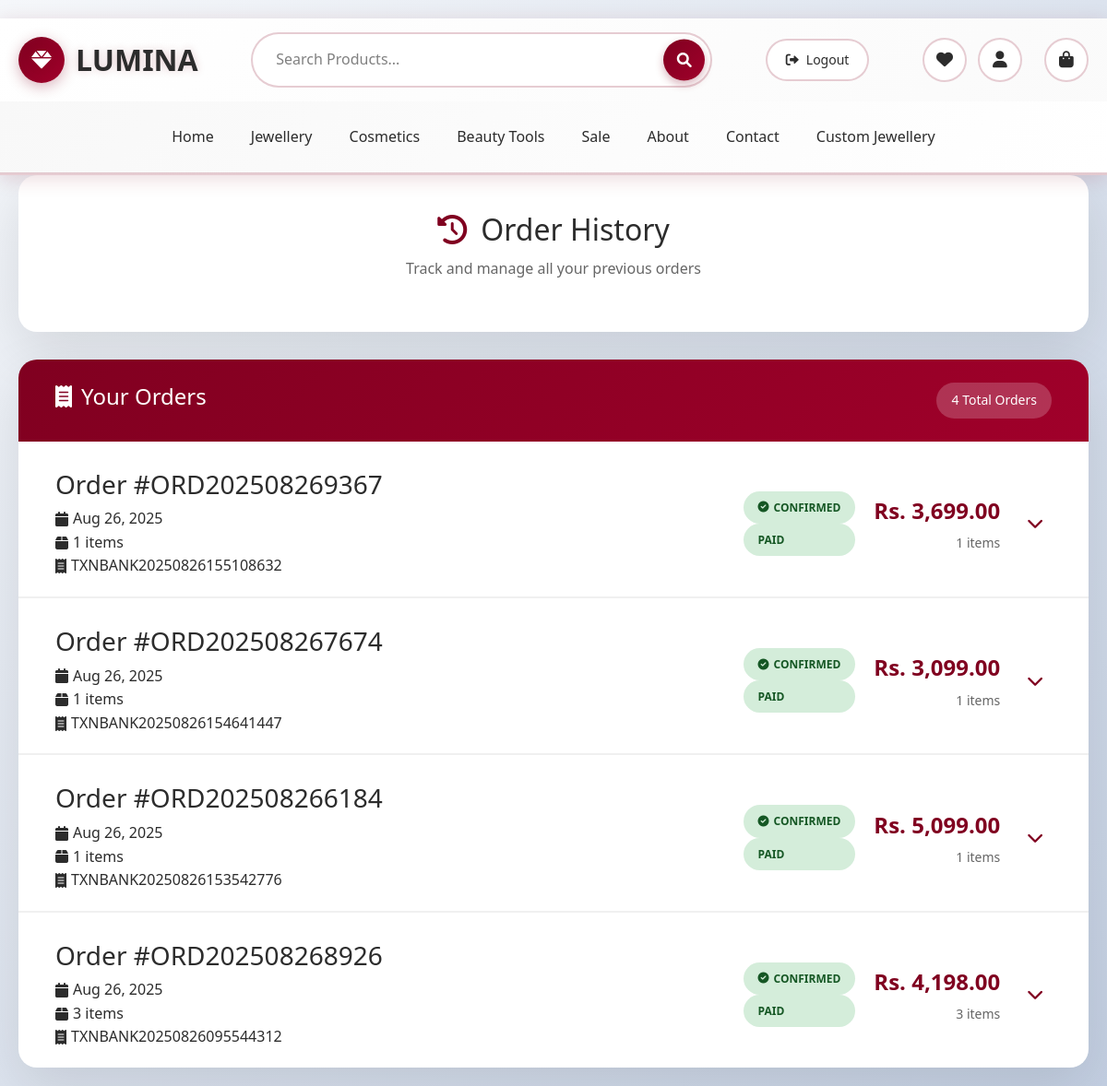
Screenshot of /orders/order_history.php (signed in) with the database file from the repository.
### tables this page shows
CREATE TABLE `orders` (
  `id` int(11) NOT NULL,
  `user_id` int(11) NOT NULL,
  `order_number` varchar(20) NOT NULL,
  `first_name` varchar(50) NOT NULL,
  `last_name` varchar(50) NOT NULL,
  `email` varchar(100) NOT NULL,
  `phone` varchar(20) NOT NULL,
  `address` text NOT NULL,
  `city` varchar(50) NOT NULL,
  `postal_code` varchar(10) DEFAULT NULL,
  `payment_method` enum('jazzcash','easypaisa','card','bank') NOT NULL,
  `payment_status` enum('pending','processing','completed','failed','cancelled') DEFAULT 'pending',
  `transaction_id` varchar(50) DEFAULT NULL,
  `subtotal` decimal(10,2) NOT NULL,
  `shipping_cost` decimal(10,2) NOT NULL,
  `discount_amount` decimal(10,2) DEFAULT 0.00,
  `total_amount` decimal(10,2) NOT NULL,
  `order_status` enum('pending','confirmed','processing','shipped','delivered','cancelled') DEFAULT 'pending',
  `created_at` timestamp NOT NULL DEFAULT current_timestamp(),
  `updated_at` timestamp NOT NULL DEFAULT current_timestamp() ON UPDATE current_timestamp()
);

### orders/order_history.php (the view, shortened to what this page needs)
<?php
include '../includes/header.php';
include '../includes/connection.php';
$user_id = $_SESSION['user_id'];
$orders_per_page = 5;
$page = isset($_GET['page']) ? max(1, intval($_GET['page'])) : 1;
$offset = ($page - 1) * $orders_per_page;
$count_query = "SELECT COUNT(*) as total FROM orders WHERE user_id = ?";
$count_stmt = $conn->prepare($count_query);
$count_stmt->bind_param("i", $user_id);
$count_stmt->execute();
$total_orders = $count_stmt->get_result()->fetch_assoc()['total'];
$orders_query = "SELECT * FROM orders WHERE user_id = ? ORDER BY created_at DESC LIMIT ? OFFSET ?";
$orders_stmt = $conn->prepare($orders_query);
$orders_stmt->bind_param("iii", $user_id, $orders_per_page, $offset);
$orders_stmt->execute();
$orders_result = $orders_stmt->get_result();
function getOrderItems($order_id, $conn) {
    $items_query = "SELECT * FROM order_items WHERE order_id = ?";
    $items_stmt = $conn->prepare($items_query);
    $items_stmt->bind_param("i", $order_id);
    $items_stmt->execute();
    return $items_stmt->get_result()->fetch_all(MYSQLI_ASSOC);
}
function getStatusBadge($status) {
    $badges = [
        'pending' => ['class' => 'status-pending', 'text' => 'Pending', 'icon' => 'fas fa-clock'],
        'confirmed' => ['class' => 'status-confirmed', 'text' => 'Confirmed', 'icon' => 'fas fa-check-circle'],
        'processing' => ['class' => 'status-processing', 'text' => 'Processing', 'icon' => 'fas fa-cogs'],
        'shipped' => ['class' => 'status-shipped', 'text' => 'Shipped', 'icon' => 'fas fa-truck'],
        'delivered' => ['class' => 'status-delivered', 'text' => 'Delivered', 'icon' => 'fas fa-check-double'],
        'cancelled' => ['class' => 'status-cancelled', 'text' => 'Cancelled', 'icon' => 'fas fa-times-circle'],
        'refunded' => ['class' => 'status-refunded', 'text' => 'Refunded', 'icon' => 'fas fa-undo']
    ];
    return $badges[$status] ?? $badges['pending'];
}
function getPaymentStatusBadge($status) {
    $badges = [
        'pending' => ['class' => 'payment-pending', 'text' => 'Pending'],
        'completed' => ['class' => 'payment-completed', 'text' => 'Paid'],
        'failed' => ['class' => 'payment-failed', 'text' => 'Failed'],
        'refunded' => ['class' => 'payment-refunded', 'text' => 'Refunded']
    ];
    return $badges[$status] ?? $badges['pending'];
}
?>
<!DOCTYPE html>
<html lang="en">
<head>
    <link href="https://cdnjs.cloudflare.com/ajax/libs/font-awesome/6.0.0/css/all.min.css" rel="stylesheet">
</head>
<body>
    <div class="container">
        <div class="page-header">
            <h1><i class="fas fa-history"></i>Order History</h1>
            <p>Track and manage all your previous orders</p>
        </div>
        <div class="orders-container">
            <div class="orders-header">
                <h2><i class="fas fa-receipt"></i>Your Orders</h2>
                <div class="orders-count"><?php echo $total_orders; ?> Total Orders</div>
            </div>
            <?php if ($total_orders == 0): ?>
                <div class="empty-state">
                    <i class="fas fa-shopping-bag"></i>
                    <h3>No orders yet</h3>
                    <p>You haven't placed any orders yet. Start shopping to see your order history here!</p>
                    <a href="../pages/index.php">Start Shopping</a>
                </div>
            <?php else: ?>
                <?php while ($order = $orders_result->fetch_assoc()): ?>
                    <?php
                    $order_items = getOrderItems($order['id'], $conn);
                    $status_badge = getStatusBadge($order['order_status']);
                    $payment_badge = getPaymentStatusBadge($order['payment_status']);
                    ?>
                    <div class="order-card">
                        <div class="order-header" onclick="toggleOrderDetails(<?php echo $order['id']; ?>)">
                            <div class="order-info">
                                <h3>Order #<?php echo $order['order_number']; ?></h3>
                                <div class="order-meta">
                                    <span><i class="fas fa-calendar"></i> <?php echo date('M d, Y', strtotime($order['created_at'])); ?></span>
                                    <span><i class="fas fa-box"></i> <?php echo count($order_items); ?> items</span>
                                    <?php if ($order['transaction_id']): ?>
                                        <span><i class="fas fa-receipt"></i> <?php echo $order['transaction_id']; ?></span>
                                    <?php endif; ?>
                                </div>
                            </div>
                            <div class="order-badges">
                                <div class="status-badge <?php echo $status_badge['class']; ?>">
                                    <i class="<?php echo $status_badge['icon']; ?>"></i>
                                    <?php echo $status_badge['text']; ?>
                                </div>
                                <div class="payment-badge <?php echo $payment_badge['class']; ?>">
                                    <?php echo $payment_badge['text']; ?>
                                </div>
                            </div>
                            <div class="order-total">
                                <div class="total-amount">Rs. <?php echo number_format($order['total_amount'], 2); ?></div>
                                <div class="total-items"><?php echo count($order_items); ?> items</div>
                            </div>
                            <button class="order-toggle">
                                <i class="fas fa-chevron-down"></i>
                            </button>
                        </div>
                    </div>
                <?php endwhile; ?>
            <?php endif; ?>
        </div>
    </div>
</body>
</html>

### includes/header.php (style rules this page uses)
* { margin: 0; padding: 0; box-sizing: border-box; }
body { font-family: 'Georgia', serif; line-height: 1.6; color: #2c2c2c; background: linear-gradient(135deg, #ffffff 0%, #f8f8f8 50%, #ffffff 100%); min-height: 100vh; }
.container { max-width: 1200px; margin: 0 auto; padding: 0 20px; }

### orders/order_history.php (style rules this page uses)
* { margin: 0; padding: 0; box-sizing: border-box; }
body { font-family: 'Segoe UI', Tahoma, Geneva, Verdana, sans-serif; background: linear-gradient(135deg, #f5f7fa 0%, #c3cfe2 100%); min-height: 100vh; padding: 20px 0; }
.container { max-width: 1200px; margin: 0 auto; padding: 0 20px; }
.page-header { background: white; border-radius: 20px; box-shadow: 0 20px 60px rgba(0, 0, 0, 0.1); padding: 40px; margin-bottom: 30px; text-align: center; }
.page-header h1 { font-size: 32px; color: #2c2c2c; margin-bottom: 10px; display: flex; align-items: center; justify-content: center; gap: 15px; }
.page-header h1 i { color: #800020; }
.page-header p { color: #666; font-size: 16px; }
.orders-container { background: white; border-radius: 20px; box-shadow: 0 20px 60px rgba(0, 0, 0, 0.1); overflow: hidden; }
.orders-header { background: linear-gradient(135deg, #800020 0%, #a0002a 100%); color: white; padding: 25px 40px; display: flex; justify-content: space-between; align-items: center; }
.orders-header h2 { font-size: 24px; display: flex; align-items: center; gap: 10px; }
.orders-count { background: rgba(255, 255, 255, 0.2); padding: 8px 16px; border-radius: 20px; font-size: 14px; }
.order-card { border-bottom: 2px solid #f0f0f0; transition: all 0.3s ease; }
.order-card:last-child { border-bottom: none; }
.order-header { padding: 30px 40px 20px; display: flex; justify-content: space-between; align-items: center; cursor: pointer; gap: 20px; flex-wrap: wrap; }
.order-info { flex: 1; min-width: 300px; }
.order-meta span { display: flex; align-items: center; gap: 5px; }
.order-total { text-align: right; }
.total-amount { font-size: 24px; font-weight: 700; color: #800020; margin-bottom: 5px; }
.total-items { font-size: 14px; color: #666; }
.status-badge, .payment-badge { padding: 8px 16px; border-radius: 20px; font-size: 12px; font-weight: 600; text-transform: uppercase; display: flex; align-items: center; gap: 5px; }
.status-confirmed { background: #d4edda; color: #155724; }
.payment-completed { background: #d4edda; color: #155724; }
.order-toggle { background: none; border: none; color: #800020; font-size: 18px; cursor: pointer; padding: 10px; border-radius: 50%; transition: all 0.3s ease; }

### rows the page displays
orders: order_number "ORD202508269367", created_at "Aug 26, 2025", count($order_items) "1", transaction "TXNBANK20250826155108632", order_status "CONFIRMED", payment_status "PAID", total_amount "3,699.00"
orders: order_number "ORD202508267674", created_at "Aug 26, 2025", count($order_items) "1", transaction "TXNBANK20250826154641447", order_status "CONFIRMED", payment_status "PAID", total_amount "3,099.00"
orders: order_number "ORD202508266184", created_at "Aug 26, 2025", count($order_items) "1", transaction "TXNBANK20250826153542776", order_status "CONFIRMED", payment_status "PAID", total_amount "5,099.00"
orders: order_number "ORD202508268926", created_at "Aug 26, 2025", count($order_items) "3", transaction "TXNBANK20250826095544312", order_status "CONFIRMED", payment_status "PAID", total_amount "4,198.00"

### other values shown
$total_orders "4"
